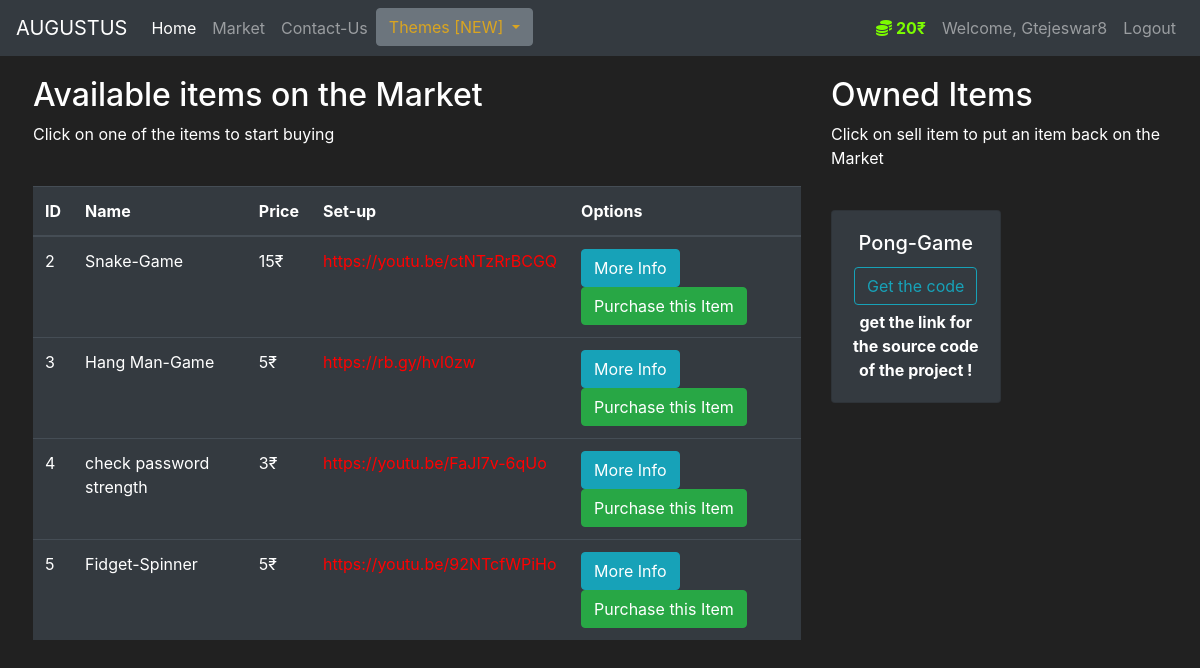
/market (signed in), run on the app's committed database.
### market/models.py (models this page shows, shortened)
class User(db.Model, UserMixin):
    id = db.Column(db.Integer(), primary_key=True)
    user_name = db.Column(db.String(length=30), nullable=False, unique=True)
    email_address = db.Column(db.String(length=50),
                              nullable=False, unique=True)
    password_hash = db.Column(db.String(length=60), nullable=False)
    budget = db.Column(db.Integer(), default=30)
    items = db.relationship('Item', backref='owned_user', lazy=True)
    @property
    def prettier_budget(self):
        return f'{self.budget}₹'
    @property
    def password(self):
        return self.password

class Item(db.Model):
    id = db.Column(db.Integer(), primary_key=True)
    name = db.Column(db.String(length=30), nullable=False, unique=True)
    price = db.Column(db.Integer(), nullable=False)
    setup = db.Column(db.String(length=1024), nullable=True)
    description = db.Column(db.String(length=1024),
                            nullable=False, unique=True)
    owner = db.Column(db.Integer(), db.ForeignKey(
        'user.id'), unique=False, nullable=True)

### market/routes.py (the view, shortened to what this page needs)
@app.route('/market', methods=['GET', 'POST'])
@login_required
def market_page():
    purchase_form = PurchaseItemForm()
    selling_form = SellItemForm()
    if request.method == 'GET':
        items = Item.query.filter_by(owner=None)
        owned_items = Item.query.filter_by(owner=current_user.id)
        return render_template('market.html', items=items, purchase_form=purchase_form, selling_form=selling_form, owned_items=owned_items, theme=theme)

### market/models.py (called while the page is built)
@login_manager.user_loader
def load_user(user_id):
    return User.query.get(int(user_id))

### market/templates/market.html (shortened to what this page needs)
{% extends 'base.html' %}
{% block content %}
<div class="row" style="margin-top:20px; margin-left:18px">
    <div class="col-8">
        <h2>Available items on the Market</h2>
        <p>Click on one of the items to start buying</p>
        <br>
        <table class="table table-hover table-dark">
            <thead>
                <tr>
                    <th scope="col">ID</th>
                    <th scope="col">Name</th>
                    <th scope="col">Price</th>
                    <th scope="col">Set-up</th>
                    <th scope="col">Options</th>
                </tr>
            </thead>
            <tbody>
                {% for item in items %}
                <tr>
                    <td>{{ item.id }}</td>
                    <td>{{ item.name }}</td>
                    <td>{{ item.price }}₹</td>
                    <td><a href="{{ item.setup }}" target="_blank" style="color: red;">{{ item.setup }}</a></td>
                    <td>
                        <button class="btn btn-outline btn-info" data-toggle="modal"
                            data-target="#Modal-MoreInfo-{{ item.id }}">More Info</button>
                        <button class="btn btn-outline btn-success" data-toggle="modal"
                            data-target="#Modal-PurchaseConfirm-{{ item.id }}">Purchase this Item</button>
                    </td>
                </tr>
                {% endfor %}
            </tbody>
        </table>
    </div>
    <div class="col-4">
        <h2>Owned Items</h2>
        <p>Click on sell item to put an item back on the Market</p>
        <br>
        <div class="row">
            {% for owned_item in owned_items %}
            <div class="col-md-6">
                <div style="margin-bottom: 5px" class="card text-center bg-dark">
                    <div class="card-body">
                        <h5 class="card-title">{{ owned_item.name }}</h5>
                        <button type="button" class="btn btn-outline-info" style="margin-bottom: 5px"
                            data-toggle="modal" data-target="#Modal-SellingConfirm-{{ owned_item.id }}">
                            Get the code
                        </button>
                        <p class="card-text"><strong>
                                get the link for the source code of the project !
                            </strong></p>
                    </div>
                </div>
            </div>
            {% endfor %}
        </div>
    </div>
</div>
{% endblock %}

### market/templates/base.html (shortened to what this page needs)
<!doctype html>
<html lang="en">
<head>
    <link rel="stylesheet" href="https://cdn.jsdelivr.net/npm/bootstrap@4.5.3/dist/css/bootstrap.min.css"
>
</head>
<body>
    <nav class="navbar navbar-expand-md navbar-dark bg-dark">
        <a class="navbar-brand" href="#">AUGUSTUS</a>
        <div class="collapse navbar-collapse" id="navbarNav">
            <ul class="navbar-nav mr-auto">
                <li class="nav-item active">
                    <a class="nav-link" href="{{ url_for('home_page')}}">Home <span class="sr-only">(current)</span></a>
                </li>
                <li class="nav-item">
                    <a class="nav-link" href="{{ url_for('market_page')}}">Market</a>
                </li>
                <li class="nav-item">
                    <a class="nav-link" href="{{ url_for('contact_page')}}">Contact-Us</a>
                </li>
                <div class="dropdown">
                    <a style="color: goldenrod" class="btn btn-secondary dropdown-toggle" href="#" role="button"
                        id="dropdownMenuLink" data-toggle="dropdown" aria-haspopup="true" aria-expanded="false"
                        data-target="#navbarNav">
                        Themes [NEW]
                    </a>
                </div>
            </ul>
            {% if current_user.is_authenticated %}
            <ul class="navbar-nav">
                <li class="nav-item">
                    <a class="nav-link" style="color: lawngreen ; font-weight: bold">
                        <i class="fas fa-coins"></i>
                        {{ current_user.prettier_budget }}
                    </a>
                </li>
                <li class="nav-item">
                    <a class="nav-link" href="#">Welcome, {{ current_user.user_name }}</a>
                </li>
                <li class="nav-item">
                    <a class="nav-link" href="{{ url_for('logout_page')}}">Logout</a>
                </li>
            </ul>
            {% endif %}
        </div>
    </nav>
    {% block content %}
    {% endblock %}
</body>
</html>

### market/templates/base.html (style rules this page uses)
body { background-color: #212121; color: white }

### data on the page
User: prettier_budget "20₹", user_name "Gtejeswar8"
Item: id "2", name "Snake-Game", price "15", setup "https://youtu.be/ctNTzRrBCGQ"
Item: id "3", name "Hang Man-Game", price "5", setup "https://rb.gy/hvl0zw"
Item: id "4", name "check password strength", price "3", setup "https://youtu.be/FaJI7v-6qUo"
Item: id "5", name "Fidget-Spinner", price "5", setup "https://youtu.be/92NTcfWPiHo"
Item: name "Pong-Game"
